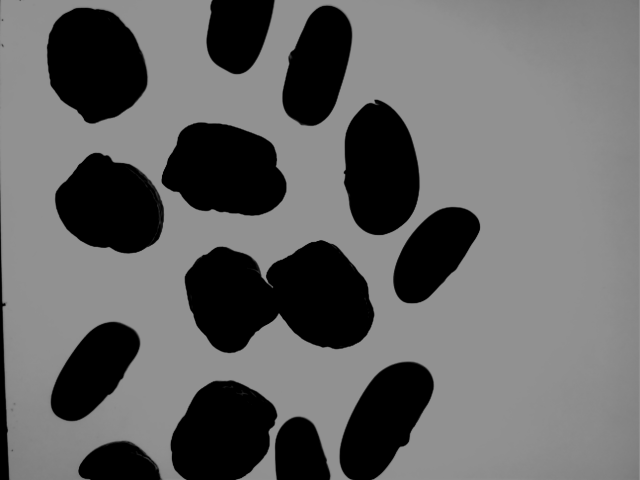
#> input picture phase 1/000005.bmp, 640 x 480 px
$ jupyter execute Optimization.ipynb
#> lines starting #> are read from the running program, lines starting #| are printed output that depends on the picture; after the words box and inside, x2 and y2 are one past the last pixel; in counts of white or black regions, pixels touching at a corner belong together
[cell 1]
import numpy as np
import cv2
import matplotlib.pyplot as plt
import time  # Importa il modulo per il timing

def find_root(label, equivalences):
    """ Trova il rappresentante canonico con Path Compression """
    while equivalences[label] != label:
        equivalences[label] = equivalences[equivalences[label]]  # Compressione del percorso
        label = equivalences[label]
    return label

def connected_components_labeling(binary_image):
    """ Algoritmo Connected Components ottimizzato """
    h, w = binary_image.shape
    labels = np.zeros((h, w), dtype=np.int32)
    equivalences = np.arange(h * w, dtype=np.int32)  # Array di equivalenze
    next_label = 1

    # Passo 1: Prima scansione per assegnare etichette provvisorie
    for i in range(h):
        for j in range(w):
            if binary_image[i, j] == 255:
                neighbors = []

                if j > 0 and labels[i, j - 1] > 0:  # Sinistra
                    neighbors.append(labels[i, j - 1])
                if i > 0 and labels[i - 1, j] > 0:  # Sopra
                    neighbors.append(labels[i - 1, j])

                if not neighbors:
                    labels[i, j] = next_label
                    equivalences[next_label] = next_label
                    next_label += 1
                else:
                    min_label = min(neighbors)
                    labels[i, j] = min_label
                    for n in neighbors:
                        equivalences[find_root(n, equivalences)] = min_label

    # Passo 2: Risoluzione delle etichette equivalenti
    for i in range(h):
        for j in range(w):
            if labels[i, j] > 0:
                labels[i, j] = find_root(labels[i, j], equivalences)

    # Riassegna etichette per ottenere etichette continue
    unique_labels, new_labels = np.unique(labels, return_inverse=True)
    num_labels = len(unique_labels) - 1  # Escludiamo etichetta 0 (sfondo)
    labels = new_labels.reshape(h, w)

    # Creazione immagine colorata con sfondo bianco
    if num_labels > 0:
        label_hue = np.uint8(179 * labels / np.max(labels))
        blank_ch = 255 * np.ones_like(label_hue)
        labeled_img = cv2.merge([label_hue, blank_ch, blank_ch])
        labeled_img = cv2.cvtColor(labeled_img, cv2.COLOR_HSV2RGB)
        labeled_img[labels == 0] = [255, 255, 255]  # Sfondo bianco
    else:
        labeled_img = np.full((h, w, 3), 255, dtype=np.uint8)  # Immagine completamente bianca

    return labeled_img, num_labels

#%% Carica l'immagine e convertila in scala di grigi
beans_img = cv2.imread('000005.bmp')
#> beans_img is the input picture: shape (480, 640, 3); min 0, max 146, mean 101.2
img_gray = cv2.cvtColor(beans_img, cv2.COLOR_BGR2GRAY)

#%% Ritaglio dei bordi
height, width = img_gray.shape
#> height = 480; width = 640
border_x = int(height * 0.02)
#> border_x = 9
border_y = int(width * 0.02)
#> border_y = 12
img_cropped = img_gray[border_x:height-border_x, border_y:width-border_y]
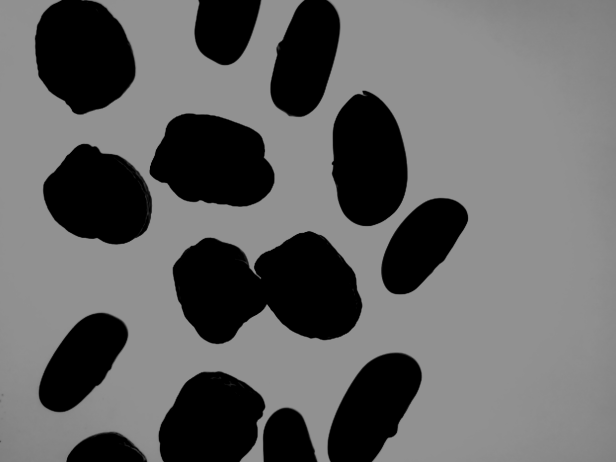
#> img_cropped: shape (462, 616); min 0, max 146, mean 100.1

#%% Segmentazione
threshold = 75
ret, img_segmented = cv2.threshold(img_cropped, threshold, 255, cv2.THRESH_BINARY_INV)
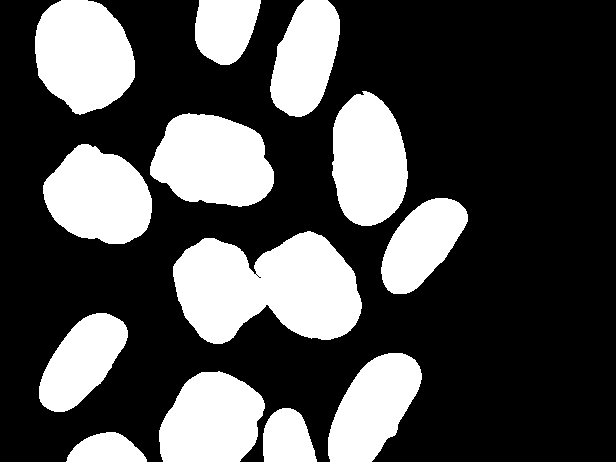
#> img_segmented: shape (462, 616); 30.3% white; 13 white regions, largest, box (x1, y1, x2, y2) and area: (173, 231, 362, 344) 15062, (35, 0, 135, 115) 8767, (150, 113, 274, 207) 8762
#> ret = 75

#%% Operazioni Morfologiche con Erosione più leggera
kernel_erode = cv2.getStructuringElement(cv2.MORPH_ELLIPSE, (3,3))  # Kernel più piccolo
img_eroded = cv2.erode(img_segmented, kernel_erode, iterations=22)  # Meno iterazioni
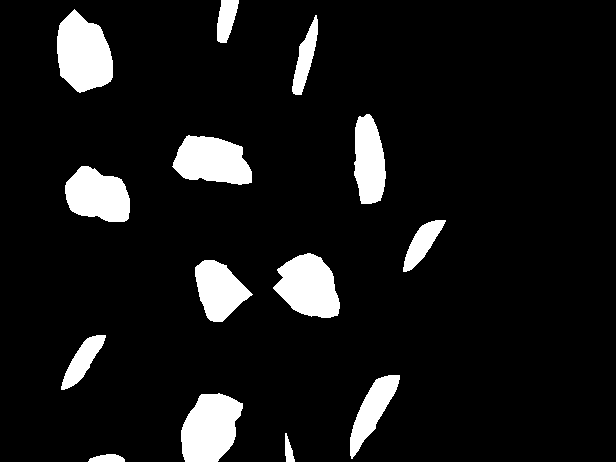
#> img_eroded: shape (462, 616); 8.9% white; 14 white regions, largest, box (x1, y1, x2, y2) and area: (57, 9, 113, 93) 3391, (181, 393, 243, 462) 3208, (273, 253, 340, 318) 3024

# Apertura per eliminare rumore residuo
kernel_open = np.ones((3,3), np.uint8)
img_opened = cv2.morphologyEx(img_eroded, cv2.MORPH_OPEN, kernel_open)
#> img_opened: shape (462, 616); 8.9% white; 14 white regions, largest, box (x1, y1, x2, y2) and area: (57, 10, 113, 92) 3388, (181, 394, 243, 462) 3206, (274, 253, 340, 318) 3019

#%% Connected Components Labeling con misurazione del tempo
start_time = time.time()  # Inizia il timer

labeled_img, num_labels = connected_components_labeling(img_opened)
#> after the loop in connected_components_labeling, `for i in range(h):`:
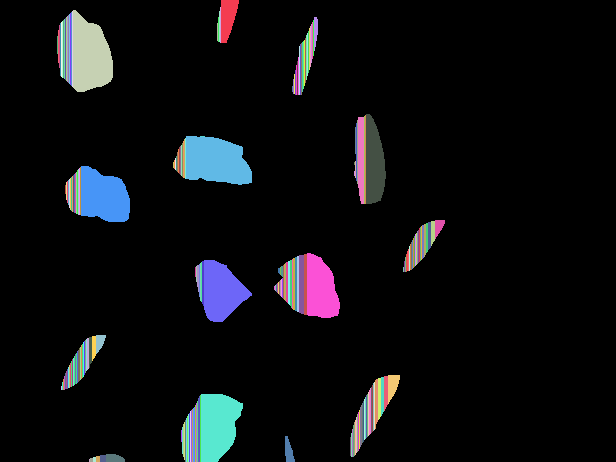
#> labels: shape (462, 616) int32; 235 distinct labels, from 0 to 234; one colour per label, 0 black
#> after the loop in connected_components_labeling, `for i in range(h):`:
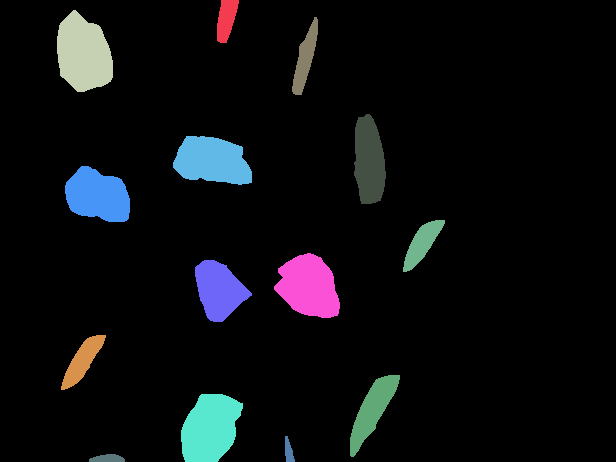
#> labels: shape (462, 616) int32; 15 distinct labels, from 0 to 229; one colour per label, 0 black
#> in connected_components_labeling, `labeled_img = cv2.cvtColor(labeled_img, cv2.COLOR_HSV2RGB)`:
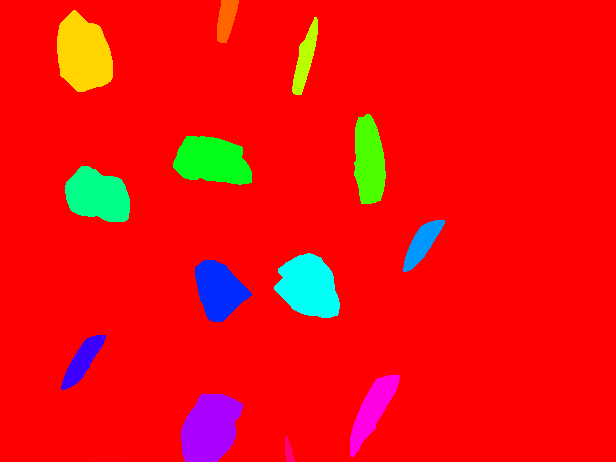
#> labeled_img: shape (462, 616, 3); mean R, G, B 241.1, 14.2, 12.3
#> in connected_components_labeling, `labeled_img[labels == 0] = [255, 255, 255]`:
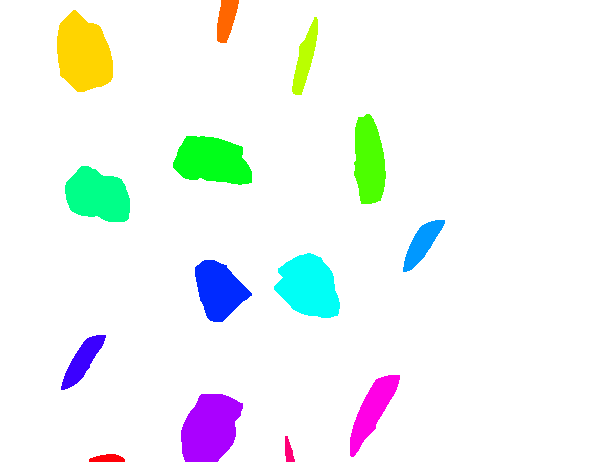
#> labeled_img: shape (462, 616, 3); mean R, G, B 241.1, 246.4, 244.5
#> num_labels = 14

end_time = time.time()  # Ferma il timer
execution_time = end_time - start_time  # Calcola il tempo trascorso

#%% Mostra solo l'ultima immagine con componenti connesse
plt.imshow(labeled_img)
plt.axis('off')
plt.title(f"Componenti Connesse con Sfondo Bianco\nNumero di componenti: {num_labels}\nTempo: {execution_time:.6f} s")
plt.show()

# Stampa il tempo di esecuzione in console
print(f"Tempo di esecuzione: {execution_time:.6f} secondi")

$ run again, with phase 1/000001.bmp copied over phase 1/000005.bmp
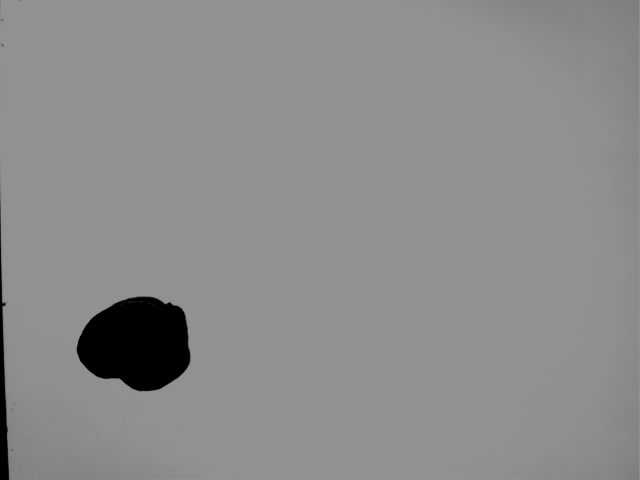
#> input picture phase 1/000001.bmp, 640 x 480 px
#> beans_img is the input picture: shape (480, 640, 3); min 0, max 145, mean 139.6
#> `ret, img_segmented = cv2.threshold(img_cropped, threshold, 255, cv2.TH..`:
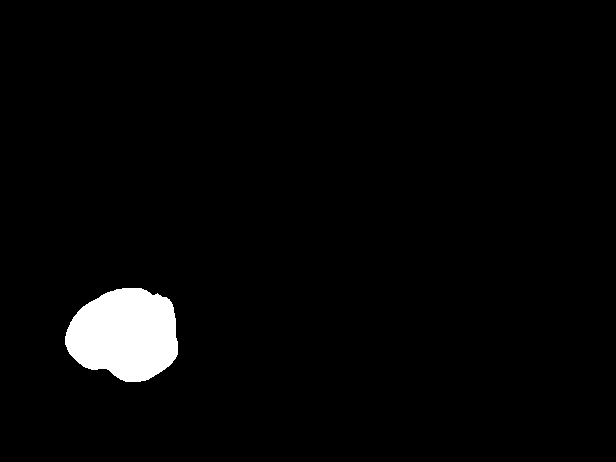
#> img_segmented: shape (462, 616); 2.9% white; 1 white region, box (x1, y1, x2, y2) and area: (65, 288, 178, 382) 8144
#> ret = 75
#> img_eroded: shape (462, 616); 0.94% white; 1 white region, box (x1, y1, x2, y2) and area: (87, 310, 156, 360) 2676
#> in connected_components_labeling, `labeled_img[labels == 0] = [255, 255, 255]`:
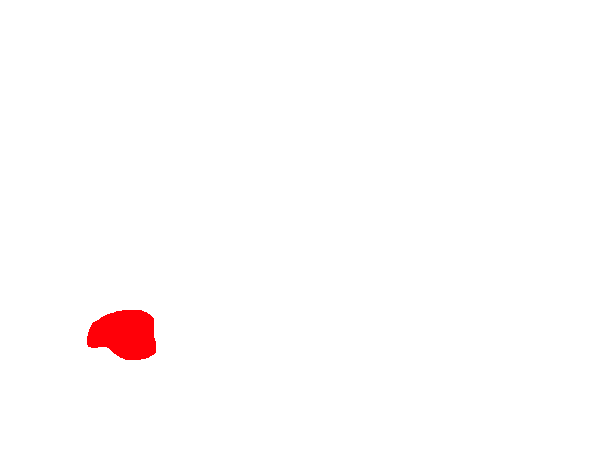
#> labeled_img: shape (462, 616, 3); mean R, G, B 255, 252.6, 252.7
#> `labeled_img, num_labels = connected_components_labeling(img_opened)`: num_labels = 1

$ run again, with phase 1/000004.bmp copied over phase 1/000005.bmp
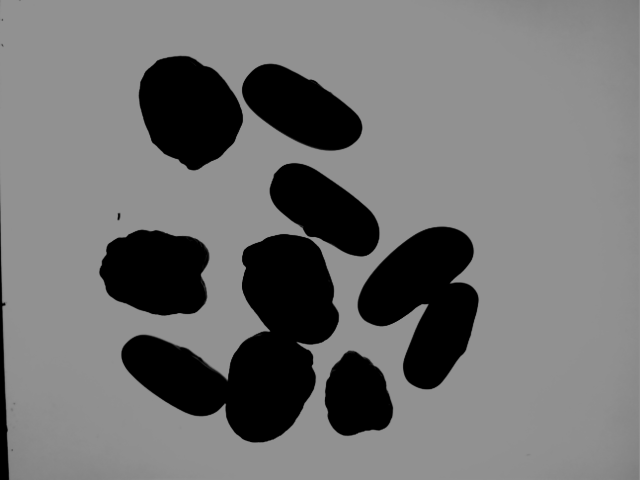
#> input picture phase 1/000004.bmp, 640 x 480 px
#> beans_img is the input picture: shape (480, 640, 3); min 0, max 146, mean 112.8
#> img_segmented: shape (462, 616); 23.1% white; 8 white regions (1 under 20 px), largest, box (x1, y1, x2, y2) and area: (109, 225, 327, 433) 21096, (346, 218, 467, 380) 11837, (127, 47, 231, 161) 8556
#> ret = 75
#> img_eroded: shape (462, 616); 6.2% white; 9 white regions, largest, box (x1, y1, x2, y2) and area: (149, 69, 209, 139) 3135, (252, 247, 305, 319) 2700, (225, 337, 282, 411) 2688
#> img_opened: shape (462, 616); 6.2% white; 10 white regions, largest, box (x1, y1, x2, y2) and area: (149, 69, 209, 139) 3135, (252, 247, 305, 318) 2698, (226, 338, 282, 411) 2684
#> after the loop in connected_components_labeling, `for i in range(h):`:
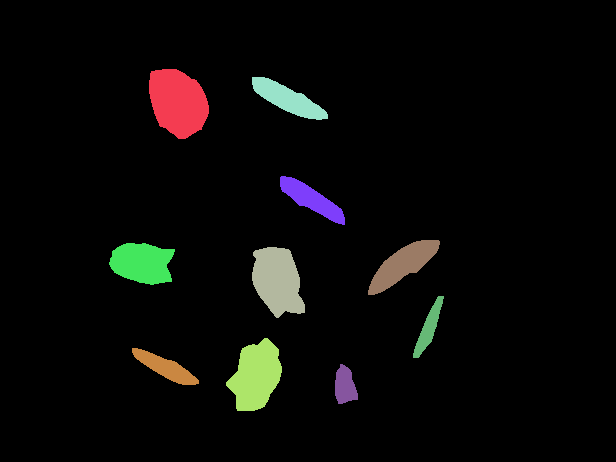
#> labels: shape (462, 616) int32; 11 distinct labels, from 0 to 112; one colour per label, 0 black
#> in connected_components_labeling, `labeled_img[labels == 0] = [255, 255, 255]`:
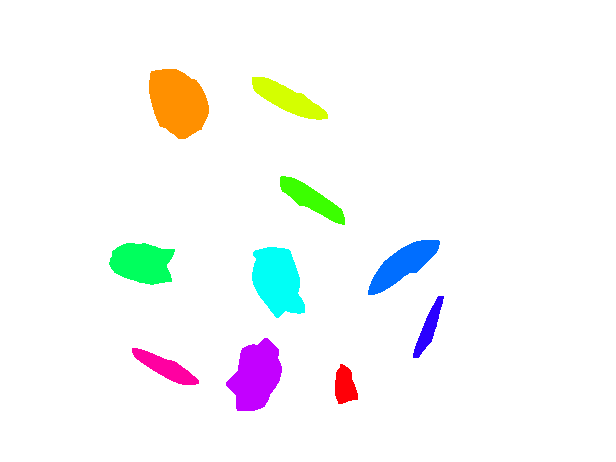
#> labeled_img: shape (462, 616, 3); mean R, G, B 246.9, 248.3, 247.5
#> `labeled_img, num_labels = connected_components_labeling(img_opened)`: num_labels = 10
